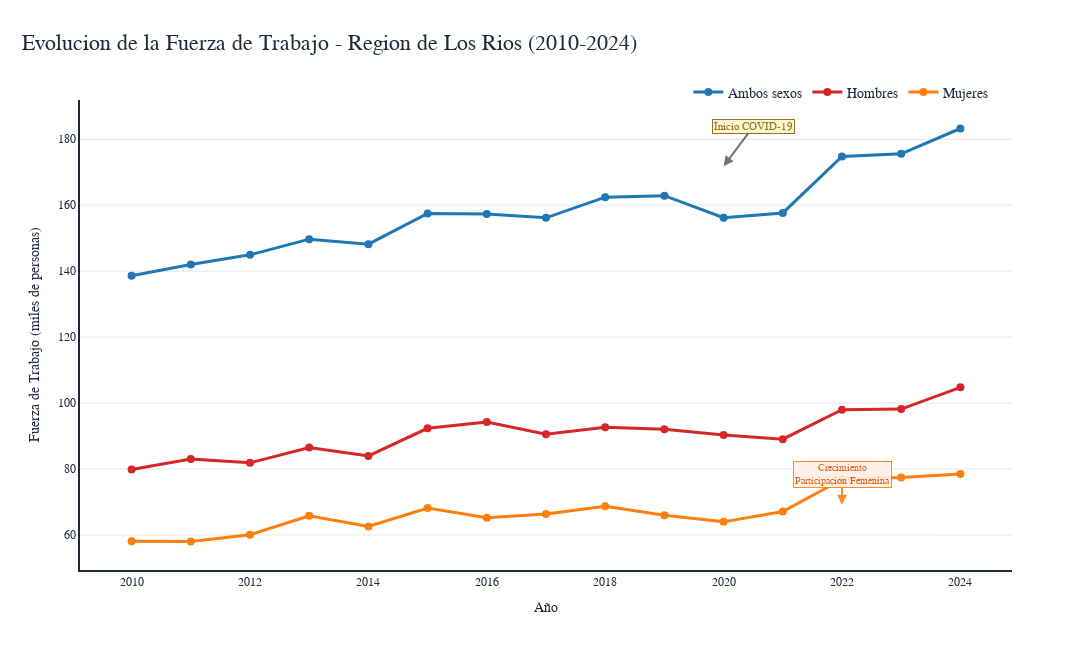

Here is the notebook cell this chart was saved with:
### Markdown cell above
## 📈 **4. Visualización I: Evolución Temporal de la Fuerza de Trabajo**

### Análisis de tendencias históricas por género (2010-2024)

Esta visualización presenta la **evolución temporal completa** de la fuerza de trabajo en Los Ríos, mostrando:

- 📊 **Tendencias por género**: Comparación entre hombres, mujeres y totales
- 🔍 **Eventos significativos**: Marcadores de impacto (COVID-19, cambios estructurales)
- 📈 **Interactividad**: Hover detallado y navegación temporal
- 🎯 **Insights clave**: Estadísticas resumidas y métricas principales

### Code cell
# EVOLUCION TEMPORAL DE LA FUERZA DE TRABAJO - INTERACTIVO
print("EVOLUCION TEMPORAL DE LA FUERZA DE TRABAJO - LOS RIOS")
print("=" * 60)

# Preparar datos para grafico temporal
yearly_data = clean_data.groupby(['año', 'sexo'])['value'].mean().reset_index()

# Crear grafico interactivo principal
fig = go.Figure()

# Agregar lineas para cada genero con estilo The Economist
for sexo in ['Ambos sexos', 'Hombres', 'Mujeres']:
    data_sexo = yearly_data[yearly_data['sexo'] == sexo]
    
    fig.add_trace(go.Scatter(
        x=data_sexo['año'],
        y=data_sexo['value'],
        mode='lines+markers',
        name=sexo,
        line=dict(color=economist_colors_temporal[sexo], width=3),
        marker=dict(size=8, color=economist_colors_temporal[sexo]),
        hovertemplate=f'<b>{sexo}</b><br>' +
                      'Año: %{x}<br>' +
                      'Fuerza de Trabajo: %{y:.1f} miles<br>' +
                      '<extra></extra>'
    ))

# Calcular posiciones dinamicas para anotaciones basadas en los datos reales
data_2020 = yearly_data[(yearly_data['año'] == 2020) & (yearly_data['sexo'] == 'Ambos sexos')]
data_2022 = yearly_data[(yearly_data['año'] == 2022) & (yearly_data['sexo'] == 'Mujeres')]

if not data_2020.empty and not data_2022.empty:
    y_2020 = data_2020['value'].iloc[0]
    y_2022 = data_2022['value'].iloc[0]
    
    # Agregar anotaciones importantes con posiciones dinamicas
    fig.add_annotation(
        x=2020, y=y_2020 * 1.1,  # 10% arriba del valor real
        text="Inicio COVID-19",
        showarrow=True,
        arrowhead=2,
        arrowsize=1,
        arrowwidth=2,
        arrowcolor="#636363",
        ax=30, ay=-40,
        bgcolor="#fff3cd",
        bordercolor="#856404",
        borderwidth=1,
        opacity=0.9,
        font=dict(family=font_config['family'], size=font_config['annotation_size'], color='#856404')
    )

    # Destacar el crecimiento en participacion femenina
    fig.add_annotation(
        x=2022, y=y_2022 * 0.9,  # 10% abajo del valor real
        text="Crecimiento<br>Participacion Femenina",
        showarrow=True,
        arrowhead=2,
        arrowsize=1,
        arrowwidth=2,
        arrowcolor="#ff7f0e",
        ax=0, ay=-30,
        bgcolor="#fff0e6",
        bordercolor="#ff7f0e",
        borderwidth=1,
        opacity=0.9,
        font=dict(family=font_config['family'], size=10, color='#cc5500')
    )

# Aplicar estilo The Economist
fig.update_layout(
    title={
        'text': 'Evolucion de la Fuerza de Trabajo - Region de Los Rios (2010-2024)',
        'x': 0.02,
        'font': {'size': font_config['title_size'], 'family': font_config['family'], 'color': font_config['color']},
        'xanchor': 'left'
    },
    xaxis_title='Año',
    yaxis_title='Fuerza de Trabajo (miles de personas)',
    hovermode='x unified',
    width=1100,
    height=650,
    showlegend=True,
    legend=dict(
        orientation="h",
        yanchor="top",
        y=1.05,
        xanchor="right",
        x=0.98,
        bgcolor="rgba(255,255,255,0.85)",
        bordercolor="rgba(0,0,0,0)",
        borderwidth=0,
        font=dict(family=font_config['family'], color=font_config['color'], size=font_config['legend_size'])
    ),
    plot_bgcolor=layout_config['plot_bgcolor'],
    paper_bgcolor=layout_config['paper_bgcolor'],
    font=dict(family=font_config['family'], color=font_config['color']),
    xaxis=dict(
        title=dict(font=dict(family=font_config['family'], color=font_config['color'], size=font_config['axis_size'])),
        tickfont=dict(family=font_config['family'], color=font_config['color'], size=12),
        showgrid=False,
        gridcolor=layout_config['grid_color'],
        gridwidth=1,
        showline=True,
        linecolor=layout_config['line_color'],
        linewidth=2,
        tick0=2010,
        dtick=2
    ),
    yaxis=dict(
        title=dict(font=dict(family=font_config['family'], color=font_config['color'], size=font_config['axis_size'])),
        tickfont=dict(family=font_config['family'], color=font_config['color'], size=12),
        showgrid=True,
        gridcolor=layout_config['grid_color'],
        gridwidth=1,
        showline=True,
        linecolor=layout_config['line_color'],
        linewidth=2
    )
)

# Mostrar grafico
fig.show()

print("\nOK - Grafico de evolucion temporal generado exitosamente")

### Figure 1 — Plotly figure (JSON) as saved in the notebook; plotly's stock layout.template omitted (floating-point values rounded to 4 significant figures)
{"data": [{"hovertemplate": "<b>Ambos sexos</b><br>Año: %{x}<br>Fuerza de Trabajo: %{y:.1f} miles<br><extra></extra>", "line": {"color": "#1f77b4", "width": 3}, "marker": {"color": "#1f77b4", "size": 8}, "mode": "lines+markers", "name": "Ambos sexos", "type": "scatter", "x": [2010, 2011, 2012, 2013, 2014, 2015, 2016, 2017, 2018, 2019, 2020, 2021, 2022, 2023, 2024], "y": [138.6, 142.0, 144.9, 149.7, 148.2, 157.5, 157.4, 156.2, 162.4, 162.9, 156.2, 157.7, 174.8, 175.6, 183.3]}, {"hovertemplate": "<b>Hombres</b><br>Año: %{x}<br>Fuerza de Trabajo: %{y:.1f} miles<br><extra></extra>", "line": {"color": "#d62728", "width": 3}, "marker": {"color": "#d62728", "size": 8}, "mode": "lines+markers", "name": "Hombres", "type": "scatter", "x": [2010, 2011, 2012, 2013, 2014, 2015, 2016, 2017, 2018, 2019, 2020, 2021, 2022, 2023, 2024], "y": [79.87, 83.03, 81.86, 86.48, 83.95, 92.34, 94.26, 90.55, 92.68, 92.05, 90.28, 89.04, 97.96, 98.18, 104.8]}, {"hovertemplate": "<b>Mujeres</b><br>Año: %{x}<br>Fuerza de Trabajo: %{y:.1f} miles<br><extra></extra>", "line": {"color": "#ff7f0e", "width": 3}, "marker": {"color": "#ff7f0e", "size": 8}, "mode": "lines+markers", "name": "Mujeres", "type": "scatter", "x": [2010, 2011, 2012, 2013, 2014, 2015, 2016, 2017, 2018, 2019, 2020, 2021, 2022, 2023, 2024], "y": [58.1, 58.01, 60.05, 65.83, 62.56, 68.16, 65.22, 66.35, 68.71, 65.95, 63.96, 67.09, 76.82, 77.42, 78.5]}], "layout": {"annotations": [{"arrowcolor": "#636363", "arrowhead": 2, "arrowsize": 1, "arrowwidth": 2, "ax": 30, "ay": -40, "bgcolor": "#fff3cd", "bordercolor": "#856404", "borderwidth": 1, "font": {"color": "#856404", "family": "Georgia, serif", "size": 11}, "opacity": 0.9, "showarrow": true, "text": "Inicio COVID-19", "x": 2020, "y": 171.8}, {"arrowcolor": "#ff7f0e", "arrowhead": 2, "arrowsize": 1, "arrowwidth": 2, "ax": 0, "ay": -30, "bgcolor": "#fff0e6", "bordercolor": "#ff7f0e", "borderwidth": 1, "font": {"color": "#cc5500", "family": "Georgia, serif", "size": 10}, "opacity": 0.9, "showarrow": true, "text": "Crecimiento<br>Participacion Femenina", "x": 2022, "y": 69.14}], "font": {"color": "#1e293b", "family": "Georgia, serif"}, "height": 650, "hovermode": "x unified", "legend": {"bgcolor": "rgba(255,255,255,0.85)", "bordercolor": "rgba(0,0,0,0)", "borderwidth": 0, "font": {"color": "#1e293b", "family": "Georgia, serif", "size": 14}, "orientation": "h", "x": 0.98, "xanchor": "right", "y": 1.05, "yanchor": "top"}, "paper_bgcolor": "white", "plot_bgcolor": "white", "showlegend": true, "title": {"font": {"color": "#1e293b", "family": "Georgia, serif", "size": 22}, "text": "Evolucion de la Fuerza de Trabajo - Region de Los Rios (2010-2024)", "x": 0.02, "xanchor": "left"}, "width": 1100, "xaxis": {"dtick": 2, "gridcolor": "#e5e7eb", "gridwidth": 1, "linecolor": "#1e293b", "linewidth": 2, "showgrid": false, "showline": true, "tick0": 2010, "tickfont": {"color": "#1e293b", "family": "Georgia, serif", "size": 12}, "title": {"font": {"color": "#1e293b", "family": "Georgia, serif", "size": 14}, "text": "Año"}}, "yaxis": {"gridcolor": "#e5e7eb", "gridwidth": 1, "linecolor": "#1e293b", "linewidth": 2, "showgrid": true, "showline": true, "tickfont": {"color": "#1e293b", "family": "Georgia, serif", "size": 12}, "title": {"font": {"color": "#1e293b", "family": "Georgia, serif", "size": 14}, "text": "Fuerza de Trabajo (miles de personas)"}}}}
